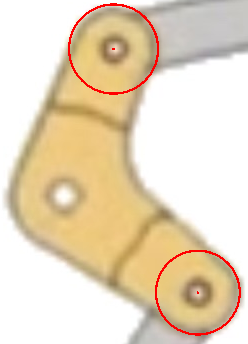
#> input picture parts/bellcrank_hires/arm_topleft_boss.png, 248 x 344 px
$ python trace_bellcrank_hires.py
#> lines starting #> are read from the running program, lines starting #| are printed output that depends on the picture; after the words box and inside, x2 and y2 are one past the last pixel; in counts of white or black regions, pixels touching at a corner belong together
### trace_parts.py
"""
trace_parts.py
==============

Separate the gold (bell-crank/lever) parts and the gray linkage rods in
parts/bellcrank.png by color, extract each part's outer outline, fit it with
Schneider's cubic-Bezier fitter (bezierfit.fit_curve), and write one SVG per
part (plus a combined overview SVG and a verification overlay PNG).

Pure ASCII. Coordinates are image pixels (y-down), which is SVG-native, so
the viewBox is "0 0 W H".
"""

import os
import cv2
import numpy as np
import bezierfit

SRC = "parts/bellcrank.png"
OUT = "parts/bellcrank_svg"

# ---- color thresholds (from sampling) -------------------------------------
# gold: hue<40, saturation high, bright;  gray rod: very low saturation, bright
# [9 lines left out: functions gold_mask, gray_mask, not called in this run]


# ---- contour helpers -------------------------------------------------------
def outer_contour(comp_mask):
    """Largest external contour of a single-component mask, as an (N,2) array."""
    cnts, _ = cv2.findContours(comp_mask, cv2.RETR_EXTERNAL, cv2.CHAIN_APPROX_NONE)
    cnt = max(cnts, key=cv2.contourArea)
    return cnt.reshape(-1, 2).astype(float)


def smooth_closed(pts, sigma=2.0, step=2):
    """Periodic Gaussian smoothing of a closed contour, then subsample."""
    n = len(pts)
    rad = max(1, int(3 * sigma))
    k = np.exp(-0.5 * (np.arange(-rad, rad + 1) / sigma) ** 2)
    k /= k.sum()
    idx = (np.arange(n)[:, None] + np.arange(-rad, rad + 1)[None, :]) % n
    sm = (pts[idx] * k[None, :, None]).sum(axis=1)
    sm = sm[::step]
    # roll seam to the topmost point (usually low-curvature) for a clean join
    seam = int(np.argmin(sm[:, 1]))
    sm = np.roll(sm, -seam, axis=0)
    return sm


def fit_closed(pts, max_error):
    """Fit a closed cubic-Bezier loop; returns list of 4x2 control-point segs."""
    loop = np.vstack([pts, pts[0]])           # close: start == end
    return bezierfit.fit_curve(loop, max_error)


def segs_to_path_d(segs):
    f = lambda v: ("%.2f" % v).rstrip("0").rstrip(".")
    p0 = segs[0][0]
    d = ["M %s,%s" % (f(p0[0]), f(p0[1]))]
    for s in segs:
        d.append("C %s,%s %s,%s %s,%s" % (
            f(s[1][0]), f(s[1][1]), f(s[2][0]), f(s[2][1]), f(s[3][0]), f(s[3][1])))
    d.append("Z")
    return " ".join(d)


def write_svg(path, d, W, H, fill, name):
    svg = (
        '<svg xmlns="http://www.w3.org/2000/svg" viewBox="0 0 %d %d" width="%d" height="%d">\n'
        '  <path data-part="%s" d="%s" fill="%s" stroke="#333" stroke-width="0.5"/>\n'
        '</svg>\n' % (W, H, W, H, name, d, fill))
    with open(path, "w") as fh:
        fh.write(svg)


# ---- main ------------------------------------------------------------------
# [62 lines left out: functions components, name_for, main, not called in this run]


# [2 lines that do not run on import are left out]

### bezierfit.py
"""
bezierfit.py
============

Python port of Philip J. Schneider's "An Algorithm for Automatically Fitting
Digitized Curves" from "Graphics Gems", Academic Press, 1990.

Reference C source  : https://github.com/erich666/GraphicsGems (FitCurves.c)
Reference Py source : https://github.com/volkerp/fitCurves   (fitCurves.py)

Pure ASCII. No Unicode characters.
"""

import numpy as np
from numpy import linalg


# ---------------------------------------------------------------------------
# Bernstein basis for a cubic Bezier
# ---------------------------------------------------------------------------

def b0(u):
    tmp = 1.0 - u
    return tmp * tmp * tmp

def b1(u):
    tmp = 1.0 - u
    return 3.0 * u * tmp * tmp

def b2(u):
    tmp = 1.0 - u
    return 3.0 * u * u * tmp

def b3(u):
    return u * u * u


def q(ctrl, u):
    """Evaluate a cubic Bezier (4 control points) at parameter u."""
    return (b0(u) * ctrl[0]
            + b1(u) * ctrl[1]
            + b2(u) * ctrl[2]
            + b3(u) * ctrl[3])


def qprime(ctrl, u):
    """Evaluate first derivative of the cubic Bezier at u."""
    tmp = 1.0 - u
    return (3.0 * tmp * tmp * (ctrl[1] - ctrl[0])
            + 6.0 * tmp * u   * (ctrl[2] - ctrl[1])
            + 3.0 * u   * u   * (ctrl[3] - ctrl[2]))


def qprimeprime(ctrl, u):
    """Evaluate second derivative of the cubic Bezier at u."""
    return (6.0 * (1.0 - u) * (ctrl[2] - 2.0 * ctrl[1] + ctrl[0])
            + 6.0 * u * (ctrl[3] - 2.0 * ctrl[2] + ctrl[1]))


# ---------------------------------------------------------------------------
# Top-level entry point
# ---------------------------------------------------------------------------

def fit_curve(points, max_error):
    """Fit a polyline with one or more cubic Bezier segments."""
    points = np.asarray(points, dtype=float)
    if points.shape[0] < 2:
        return []

    left_tangent  = _normalize(points[1]  - points[0])
    right_tangent = _normalize(points[-2] - points[-1])
    return _fit_cubic(points, left_tangent, right_tangent, max_error)


# ---------------------------------------------------------------------------
# Node-budget entry point
# ---------------------------------------------------------------------------

# [52 lines left out: functions fit_curve_max_nodes, _pin_ends, not called in this run]


# ---------------------------------------------------------------------------
# Recursive core
# ---------------------------------------------------------------------------

def _fit_cubic(points, left_tangent, right_tangent, error):
    if len(points) == 2:
        dist = linalg.norm(points[0] - points[1]) / 3.0
        bez = np.array([
            points[0],
            points[0] + left_tangent * dist,
            points[1] + right_tangent * dist,
            points[1],
        ])
        return [bez]

    u = _chord_length_parameterize(points)

    bez = _generate_bezier(points, u, left_tangent, right_tangent)
    max_err, split_point = _compute_max_error(points, bez, u)
    if max_err < error:
        return [bez]

    if max_err < error * error:
        for _ in range(20):
            u_prime = _reparameterize(bez, points, u)
            bez = _generate_bezier(points, u_prime, left_tangent, right_tangent)
            max_err, split_point = _compute_max_error(points, bez, u_prime)
            if max_err < error:
                return [bez]
            u = u_prime

    center_tangent = _compute_center_tangent(points, split_point)
    left  = _fit_cubic(points[:split_point + 1], left_tangent,  center_tangent, error)
    right = _fit_cubic(points[split_point:],   -center_tangent, right_tangent,  error)
    return left + right


# ---------------------------------------------------------------------------
# Bezier generation (least-squares solve for P1, P2)
# ---------------------------------------------------------------------------

def _generate_bezier(points, parameters, left_tangent, right_tangent):
    bez = [points[0], None, None, points[-1]]

    n = len(points)
    A = np.zeros((n, 2, len(np.asarray(points[0]))))   # dimension-agnostic (2-D or 3-D points)
    for i, u in enumerate(parameters):
        A[i][0] = left_tangent  * b1(u)
        A[i][1] = right_tangent * b2(u)

    C = np.zeros((2, 2))
    X = np.zeros(2)

    for i, (pt, u) in enumerate(zip(points, parameters)):
        C[0][0] += np.dot(A[i][0], A[i][0])
        C[0][1] += np.dot(A[i][0], A[i][1])
        C[1][0]  = C[0][1]
        C[1][1] += np.dot(A[i][1], A[i][1])

        tmp = pt - (b0(u) * points[0]
                    + b1(u) * points[0]
                    + b2(u) * points[-1]
                    + b3(u) * points[-1])

        X[0] += np.dot(A[i][0], tmp)
        X[1] += np.dot(A[i][1], tmp)

    det_C0_C1 = C[0][0] * C[1][1] - C[1][0] * C[0][1]
    det_C0_X  = C[0][0] * X[1]    - C[1][0] * X[0]
    det_X_C1  = X[0]    * C[1][1] - X[1]    * C[0][1]

    alpha_l = 0.0 if det_C0_C1 == 0.0 else det_X_C1  / det_C0_C1
    alpha_r = 0.0 if det_C0_C1 == 0.0 else det_C0_X  / det_C0_C1

    seg_length = linalg.norm(points[0] - points[-1])
    epsilon = 1.0e-6 * seg_length

    if alpha_l < epsilon or alpha_r < epsilon:
        bez[1] = bez[0] + left_tangent  * (seg_length / 3.0)
        bez[2] = bez[3] + right_tangent * (seg_length / 3.0)
    else:
        bez[1] = bez[0] + left_tangent  * alpha_l
        bez[2] = bez[3] + right_tangent * alpha_r

    return np.array(bez)


# ---------------------------------------------------------------------------
# Reparameterization (Newton-Raphson root find on each sample)
# ---------------------------------------------------------------------------

def _reparameterize(bezier, points, parameters):
    return np.array([
        _newton_raphson_root_find(bezier, pt, u)
        for pt, u in zip(points, parameters)
    ])


def _newton_raphson_root_find(bez, point, u):
    d = q(bez, u) - point
    qp  = qprime(bez, u)
    qpp = qprimeprime(bez, u)

    numerator   = np.dot(d, qp)
    denominator = np.dot(qp, qp) + np.dot(d, qpp)

    if abs(denominator) < 1.0e-10:
        return u
    return u - numerator / denominator


# ---------------------------------------------------------------------------
# Parameterization + error measurement
# ---------------------------------------------------------------------------

def _chord_length_parameterize(points):
    u = [0.0]
    for i in range(1, len(points)):
        u.append(u[i - 1] + linalg.norm(points[i] - points[i - 1]))
    total = u[-1]
    if total == 0.0:
        return np.zeros(len(points))
    return np.array([val / total for val in u])


def _compute_max_error(points, bez, parameters):
    max_dist = 0.0
    split_point = len(points) // 2
    for i, (pt, u) in enumerate(zip(points, parameters)):
        dist = linalg.norm(q(bez, u) - pt) ** 2
        if dist >= max_dist:
            max_dist = dist
            split_point = i
    return max_dist, split_point


# ---------------------------------------------------------------------------
# Tangent estimation
# ---------------------------------------------------------------------------

def _compute_center_tangent(points, center):
    v1 = points[center - 1] - points[center]
    v2 = points[center]     - points[center + 1]
    t = (v1 + v2) / 2.0
    return _normalize(t)


def _normalize(v):
    n = linalg.norm(v)
    if n == 0.0:
        return v
    return v / n


# ---------------------------------------------------------------------------
# Self-test
# ---------------------------------------------------------------------------

# [8 lines that do not run on import are left out]

### trace_bellcrank_hires.py
"""Trace the three hi-res bellcrank gold parts (files (8).zip) into clean SVGs.
Reuses trace_parts.py's contour/fit/SVG helpers; supplies a red-excluding gold mask
(the pivot bosses are circled in red, which must not leak into the gold silhouette)."""
import sys, os, cv2, numpy as np
sys.path.insert(0, "/home/james.clements/projects/hedit")
import trace_parts as tp

SRC = "parts/bellcrank_hires"
OUT = "/home/james.clements/projects/hedit/parts/bellcrank_svg"
JOBS = [("arm_topleft_boss.png",    "arm_top_left"),
        ("yoke_midleft_boss.png",   "yoke_mid_left"),
        ("arm_bottomleft_boss.png", "arm_bottom_left")]

def gold_mask(bgr):
    hsv = cv2.cvtColor(bgr, cv2.COLOR_BGR2HSV)
    H, S, V = hsv[:, :, 0], hsv[:, :, 1], hsv[:, :, 2]
    r = bgr[:, :, 2].astype(int); g = bgr[:, :, 1].astype(int)
    m = ((S > 45) & (V > 110) & (H < 40) & (g > 0.62 * r)).astype(np.uint8) * 255
    m = cv2.morphologyEx(m, cv2.MORPH_CLOSE, np.ones((7, 7), np.uint8))  # repair red-ring notches
    m = cv2.morphologyEx(m, cv2.MORPH_OPEN, np.ones((3, 3), np.uint8))
    return m

for fname, name in JOBS:
    bgr = cv2.imread(os.path.join(SRC, fname))
#> bgr is the input picture: shape (344, 248, 3); mean B, G, R 190.2, 215.6, 231.8
    Himg, Wimg = bgr.shape[:2]
#> Himg = 344; Wimg = 248
    m = gold_mask(bgr)
#> in gold_mask, `hsv = cv2.cvtColor(bgr, cv2.COLOR_BGR2HSV)`: hsv: shape (344, 248, 3); mean H, S, V 16, 48.2, 231.9
#> in gold_mask, `H, S, V = hsv[:, :, 0], hsv[:, :, 1], hsv[:, :, 2]`:
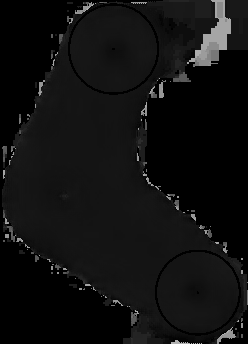
#> H: shape (344, 248); min 0, max 177, mean 16
#> in gold_mask, `H, S, V = hsv[:, :, 0], hsv[:, :, 1], hsv[:, :, 2]`:
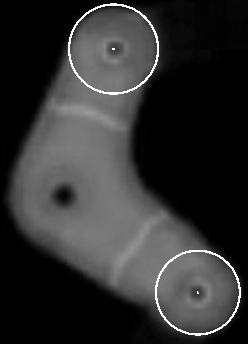
#> S: shape (344, 248); min 0, max 255, mean 48.2
#> in gold_mask, `H, S, V = hsv[:, :, 0], hsv[:, :, 1], hsv[:, :, 2]`:
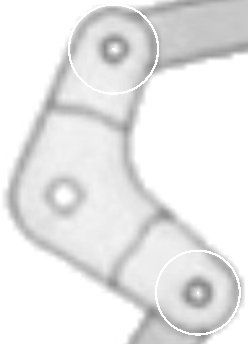
#> V: shape (344, 248); min 137, max 255, mean 231.9
#> in gold_mask, `g = bgr[:, :, 1].astype(int)`:
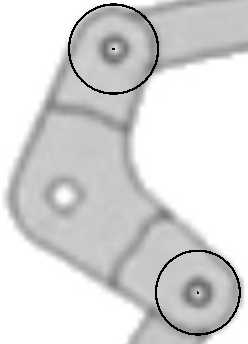
#> g: shape (344, 248) int64; min 0, max 255, mean 215.6
#> in gold_mask, `m = ((S > 45) & (V > 110) & (H < 40) & (g > 0.62 * r)).astype(np.uint8..`:
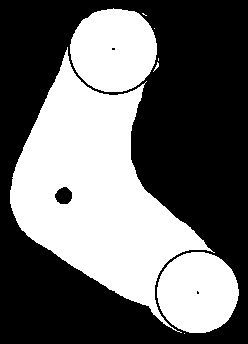
#> m: shape (344, 248); 41.8% white; 8 white regions (4 under 20 px), largest, box (x1, y1, x2, y2) and area: (10, 47, 215, 333) 24701, (70, 8, 157, 92) 5751, (157, 252, 239, 333) 5207, (153, 62, 159, 72) 20
#> in gold_mask, `m = cv2.morphologyEx(m, cv2.MORPH_CLOSE, np.ones((7, 7), np.uint8))`:
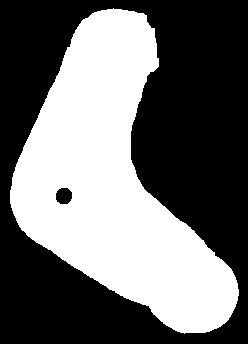
#> m: shape (344, 248); 42.6% white; 1 white region, box (x1, y1, x2, y2) and area: (10, 8, 239, 334) 36344
#> in gold_mask, `m = cv2.morphologyEx(m, cv2.MORPH_OPEN, np.ones((3, 3), np.uint8))`: m: shape (344, 248); 42.6% white; 1 white region, box (x1, y1, x2, y2) and area: (10, 9, 239, 333) 36342
    n, lab, stats, _ = cv2.connectedComponentsWithStats(m, 8)
#> lab: shape (344, 248) int32; values 0 (black) and 1 (white), 42.6% white; 1 white region
#> n = 2; stats = [[0, 0, 248, 344, 48970], [10, 9, 229, 324, 36342]]
    li = 1 + int(np.argmax(stats[1:, cv2.CC_STAT_AREA]))   # largest non-bg gold blob
#> li = 1
    comp = (lab == li).astype(np.uint8) * 255
    raw = tp.outer_contour(comp)
#> in outer_contour, `cnts, _ = cv2.findContours(comp_mask, cv2.RETR_EXTERNAL, cv2.CHAIN_APP..`: cnts = 1 contour; box (x1, y1, x2, y2) and area: (10, 9, 239, 333) 36148
#> in outer_contour, `cnt = max(cnts, key=cv2.contourArea)`: cnt = contour of 815 points, box (x1, y1, x2, y2) (10, 9, 239, 333), area 36148
#> raw = 815 pairs, first value 10 to 238, second value 9 to 332
    sm = tp.smooth_closed(raw, sigma=2.5, step=2)
#> in smooth_closed, `n = len(pts)`: n = 815
#> in smooth_closed, `sm = (pts[idx] * k[None, :, None]).sum(axis=1)`: sm = 815 pairs, first value 10 to 237.8, second value 9 to 332
#> in smooth_closed, `sm = sm[::step]`: sm = 408 pairs, first value 10 to 237.8, second value 9 to 332
#> in smooth_closed, `seam = int(np.argmin(sm[:, 1]))`: seam = 404
    segs = tp.fit_closed(sm, 2.0)
#> in fit_closed, `loop = np.vstack([pts, pts[0]])`: loop = 409 pairs, first value 10 to 237.8, second value 9 to 332
#> in fit_curve, `points = np.asarray(points, dtype=float)`: points has the same summary as loop in fit_closed
#> in _normalize, `n = linalg.norm(v)`: n = 2
#> in fit_curve, `left_tangent  = _normalize(points[1]  - points[0])`: left_tangent = [-1, 0.00608]
#> in fit_curve, `right_tangent = _normalize(points[-2] - points[-1])`: right_tangent = [1, 0.00608]
#> after the loop in _chord_length_parameterize, `for i in range(1, len(points)):`: u = 409 values from 0 to 894.2
#> in _chord_length_parameterize, `total = u[-1]`: total = 894.2
#> in _fit_cubic, `u = _chord_length_parameterize(points)`: u = 409 values from 0 to 1
#> in _generate_bezier, `n = len(points)`: n = 409
#> the loop in _generate_bezier, `for i, u in enumerate(parameters):` made 409 passes
#> u on passes 1 to 3: 0, 0.00224, 0.00447
#> the loop in _generate_bezier, `for i, (pt, u) in enumerate(zip(points, parameters)):` made 409 passes
#> (pt, u, tmp) on passes 1 to 3: ([114, 9], 0, [0, 0]), ([112, 9.01], 0.00224, [-2, 0.0122]), ([110, 9.08], 0.00447, [-4, 0.0783])
#> after the loop in _generate_bezier, `for i, (pt, u) in enumerate(zip(points, parameters)):`: C = [[34.38, -25.56], [-25.56, 34.07]]; X = [960.4, 3741.4]
#> in _generate_bezier, `det_C0_C1 = C[0][0] * C[1][1] - C[1][0] * C[0][1]`: det_C0_C1 = 518
#> in _generate_bezier, `det_C0_X  = C[0][0] * X[1]    - C[1][0] * X[0]`: det_C0_X = 153163.1
#> in _generate_bezier, `det_X_C1  = X[0]    * C[1][1] - X[1]    * C[0][1]`: det_X_C1 = 128331
#> in _generate_bezier, `alpha_l = 0.0 if det_C0_C1 == 0.0 else det_X_C1  / det_C0_C1`: alpha_l = 247.7
#> in _generate_bezier, `alpha_r = 0.0 if det_C0_C1 == 0.0 else det_C0_X  / det_C0_C1`: alpha_r = 295.7
#> in _generate_bezier, `seg_length = linalg.norm(points[0] - points[-1])`: seg_length = 0
#> in _fit_cubic, `bez = _generate_bezier(points, u, left_tangent, right_tangent)`: bez = [[114, 9], [-133.7, 10.51], [409.6, 10.8], [114, 9]]
#> in _compute_max_error, `split_point = len(points) // 2`: split_point = 204
#> the loop in _compute_max_error, `for i, (pt, u) in enumerate(zip(points, parameters)):` made 409 passes
#> (pt, u, dist, max_dist) on passes 1 to 12: ([114, 9], 0, 0, 0), ([112, 9.01], 0.00224, 0.122, 0.122), ([110, 9.08], 0.00447, 0.525, 0.525), ([108, 9.27], 0.00672, 1.29, 1.29), ([107, 9.42], 0.00785, 1.87, 1.87), ([105, 9.76], 0.0101, 3.47, 3.47), ([103, 10.08], 0.0124, 5.7, 5.7), ([101, 10.44], 0.0147, 8.71, 8.71), ([99, 10.9], 0.017, 12.77, 12.77), ([97, 11.44], 0.0193, 18.12, 18.12), ([95, 12.12], 0.0216, 25.26, 25.26), ([93, 13.05], 0.0241, 35.33, 35.33)
#> (pt, u) on passes 53 to 58: ([49.88, 89], 0.124), ([48.89, 91], 0.127), ([48.05, 93], 0.129), ([47.27, 95], 0.131), ([46.44, 97], 0.134), ([45.53, 99], 0.136)
#> the loop in _generate_bezier (call 2), `for i, u in enumerate(parameters):` made 217 passes
#> u on passes 1 to 3: 0, 0.00422, 0.00844
#> the loop in _generate_bezier (call 2), `for i, (pt, u) in enumerate(zip(points, parameters)):` made 217 passes
#> (pt, u) on passes 1 to 3: ([114, 9], 0), ([112, 9.01], 0.00422), ([110, 9.08], 0.00844)
#> the loop in _compute_max_error (call 2), `for i, (pt, u) in enumerate(zip(points, parameters)):` made 217 passes
    d = tp.segs_to_path_d(segs)
#> the loop in segs_to_path_d, `for s in segs:` made 19 passes
#> s on passes 1, 2, 3, 4, 5, 7, 8, 9, 12, 13, 19: [[114, 9], [75.03, 9.24], [71.13, 42.39], [59.07, 71]], [[59.07, 71], [52.51, 86.57], [44.21, 101.4], [37.58, 117]], [[37.58, 117], [27.04, 141.8], [4.12, 177], [10.9, 205]], [[10.9, 205], [17.39, 231.8], [31.85, 236.5], [52, 251.1]], [[52, 251.1], [74.48, 267.4], [98.32, 283.3], [123, 296.1]], [[146.8, 305.3], [151.5, 308], [154.8, 315.1], [159, 318.8]], [[159, 318.8], [171.9, 330.6], [185, 333.1], [202, 331.9]], [[202, 331.9], [227.1, 330.2], [243.4, 301.9], [235.3, 279]], [[186.9, 225], [164.2, 206.8], [135.7, 189.2], [130.3, 158]], [[130.3, 158], [126.7, 137.2], [133.8, 117.3], [140.2, 98]], [[143.7, 14.28], [136.9, 9.69], [122, 9.05], [114, 9]]
    tp.write_svg(os.path.join(OUT, name + ".svg"), d, Wimg, Himg, "#e6b34d", name)
    # verification overlay
    vis = bgr.copy()
    poly = []
    import bezierfit
    for s in segs:
        for t in np.linspace(0, 1, 18):
            poly.append(bezierfit.q(s, t))
#> this loop made 19 passes
    cv2.polylines(vis, [np.array(poly, np.int32)], True, (40, 120, 220), 2, cv2.LINE_AA)
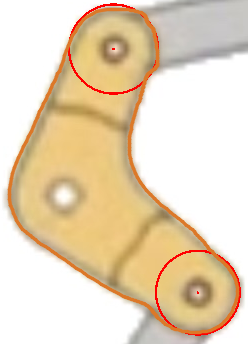
#> vis: shape (344, 248, 3); 5.06% of pixels changed, all inside (x1, y1, x2, y2) = (7, 7, 240, 335)
    cv2.imwrite("/tmp/hires_%s.png" % name, vis)
    print("%-16s %dx%d  area=%d  segs=%d  rawpts=%d" % (name, Wimg, Himg, stats[li, cv2.CC_STAT_AREA], len(segs), len(raw)))
#| arm_top_left     248x344  area=36342  segs=19  rawpts=815
#> pass 2 of the loop `for fname, name in JOBS:`:
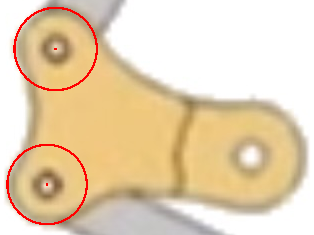
#> input picture parts/bellcrank_hires/yoke_midleft_boss.png, 314 x 235 px
#> bgr is the input picture: shape (235, 314, 3); mean B, G, R 179.5, 210.4, 231
#> hsv: shape (235, 314, 3); mean H, S, V 19.1, 58.8, 231
#> H: shape (235, 314)
#> S: shape (235, 314)
#> V: shape (235, 314)
#> r: shape (235, 314) int64
#> g: shape (235, 314) int64
#> in gold_mask (call 2), `m = cv2.morphologyEx(m, cv2.MORPH_CLOSE, np.ones((7, 7), np.uint8))`:
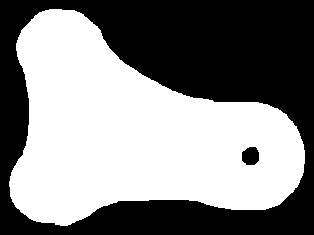
#> m: shape (235, 314); 52.4% white; 2 black regions, box (x1, y1, x2, y2) and area: (0, 0, 314, 235) 34862, (242, 147, 259, 165) 256
#> the loop in segs_to_path_d (call 2), `for s in segs:` made 17 passes
#> s on passes 1, 2, 3, 4, 6, 7, 8: [[55, 9.01], [36.95, 9.25], [19.13, 26.16], [16.31, 44]], [[16.31, 44], [14.58, 54.91], [21.76, 64.04], [24.43, 74]], [[24.43, 74], [27.7, 86.18], [29, 99.45], [29, 112]], [[29, 112], [29, 122.6], [28.54, 133.8], [25.72, 144]], [[15.58, 205.8], [18.48, 209.5], [22.3, 212.4], [26, 215.2]], [[26, 215.2], [30.38, 218.5], [34.61, 220.4], [40, 221.4]], [[40, 221.4], [47.03, 222.7], [55.94, 224.7], [63, 224.9]]
#> the loop `for s in segs:` made 17 passes
#> `cv2.polylines(vis, [np.array(poly, np.int32)], True, (40, 120, 220), 2..`:
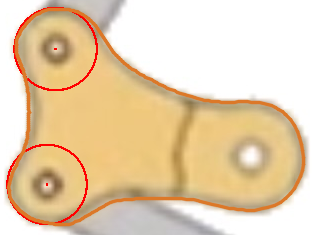
#> vis: shape (235, 314, 3); 5.8% of pixels changed, all inside (x1, y1, x2, y2) = (6, 7, 306, 227)
#| yoke_mid_left    314x235  area=38672  segs=17  rawpts=816
#> pass 3 of the loop `for fname, name in JOBS:`:
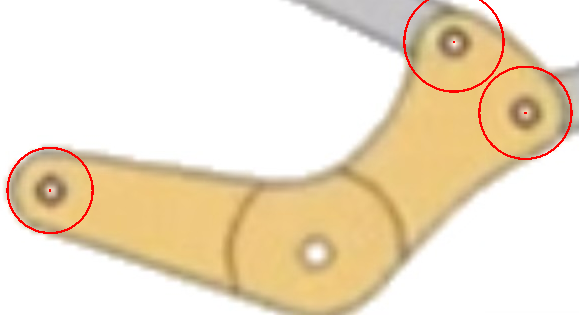
#> input picture parts/bellcrank_hires/arm_bottomleft_boss.png, 579 x 315 px
#> bgr is the input picture: shape (315, 579, 3); mean B, G, R 199.9, 224.3, 239.3
#> hsv: shape (315, 579, 3); mean H, S, V 13.3, 44.6, 239.3
#> H: shape (315, 579)
#> S: shape (315, 579)
#> V: shape (315, 579)
#> r: shape (315, 579) int64
#> g: shape (315, 579) int64
#> in gold_mask (call 3), `m = cv2.morphologyEx(m, cv2.MORPH_CLOSE, np.ones((7, 7), np.uint8))`:
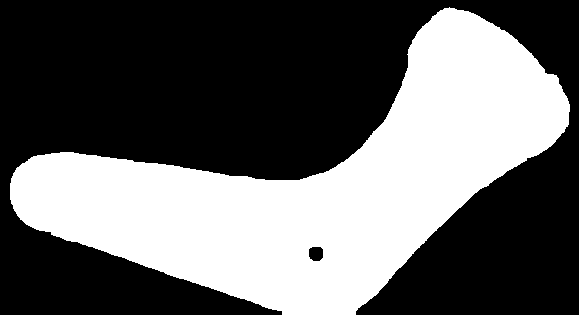
#> m: shape (315, 579); 39.2% white; 1 white region, box (x1, y1, x2, y2) and area: (10, 7, 570, 315) 71415
#> lab: shape (315, 579) int32; values 0 (black) and 1 (white), 39.2% white; 1 white region, box (x1, y1, x2, y2) and area: (10, 8, 570, 315) 71413
#> the loop `for s in segs:` made 28 passes
#> s on passes 1 to 7: [[450, 8.04], [434.4, 8.11], [412.8, 34.98], [408.6, 49]], [[408.6, 49], [406.7, 55.48], [409, 62.47], [406.9, 69]], [[406.9, 69], [393.9, 109.8], [367.2, 153.7], [326, 171.3]], [[326, 171.3], [304.4, 180.6], [279.1, 182.5], [256, 178.7]], [[256, 178.7], [251.9, 178], [248.2, 176.4], [244, 176.1]], [[244, 176.1], [219.7, 174.4], [196.2, 168.6], [172, 165.3]], [[172, 165.3], [152, 162.5], [132, 160.6], [112, 157.9]]
#> `cv2.polylines(vis, [np.array(poly, np.int32)], True, (40, 120, 220), 2..`:
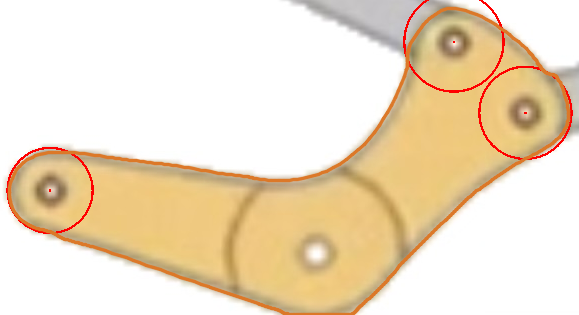
#> vis: shape (315, 579, 3); 3.64% of pixels changed, all inside (x1, y1, x2, y2) = (7, 6, 571, 315)
#| arm_bottom_left  579x315  area=71413  segs=28  rawpts=1294
print("wrote SVGs to", OUT)
